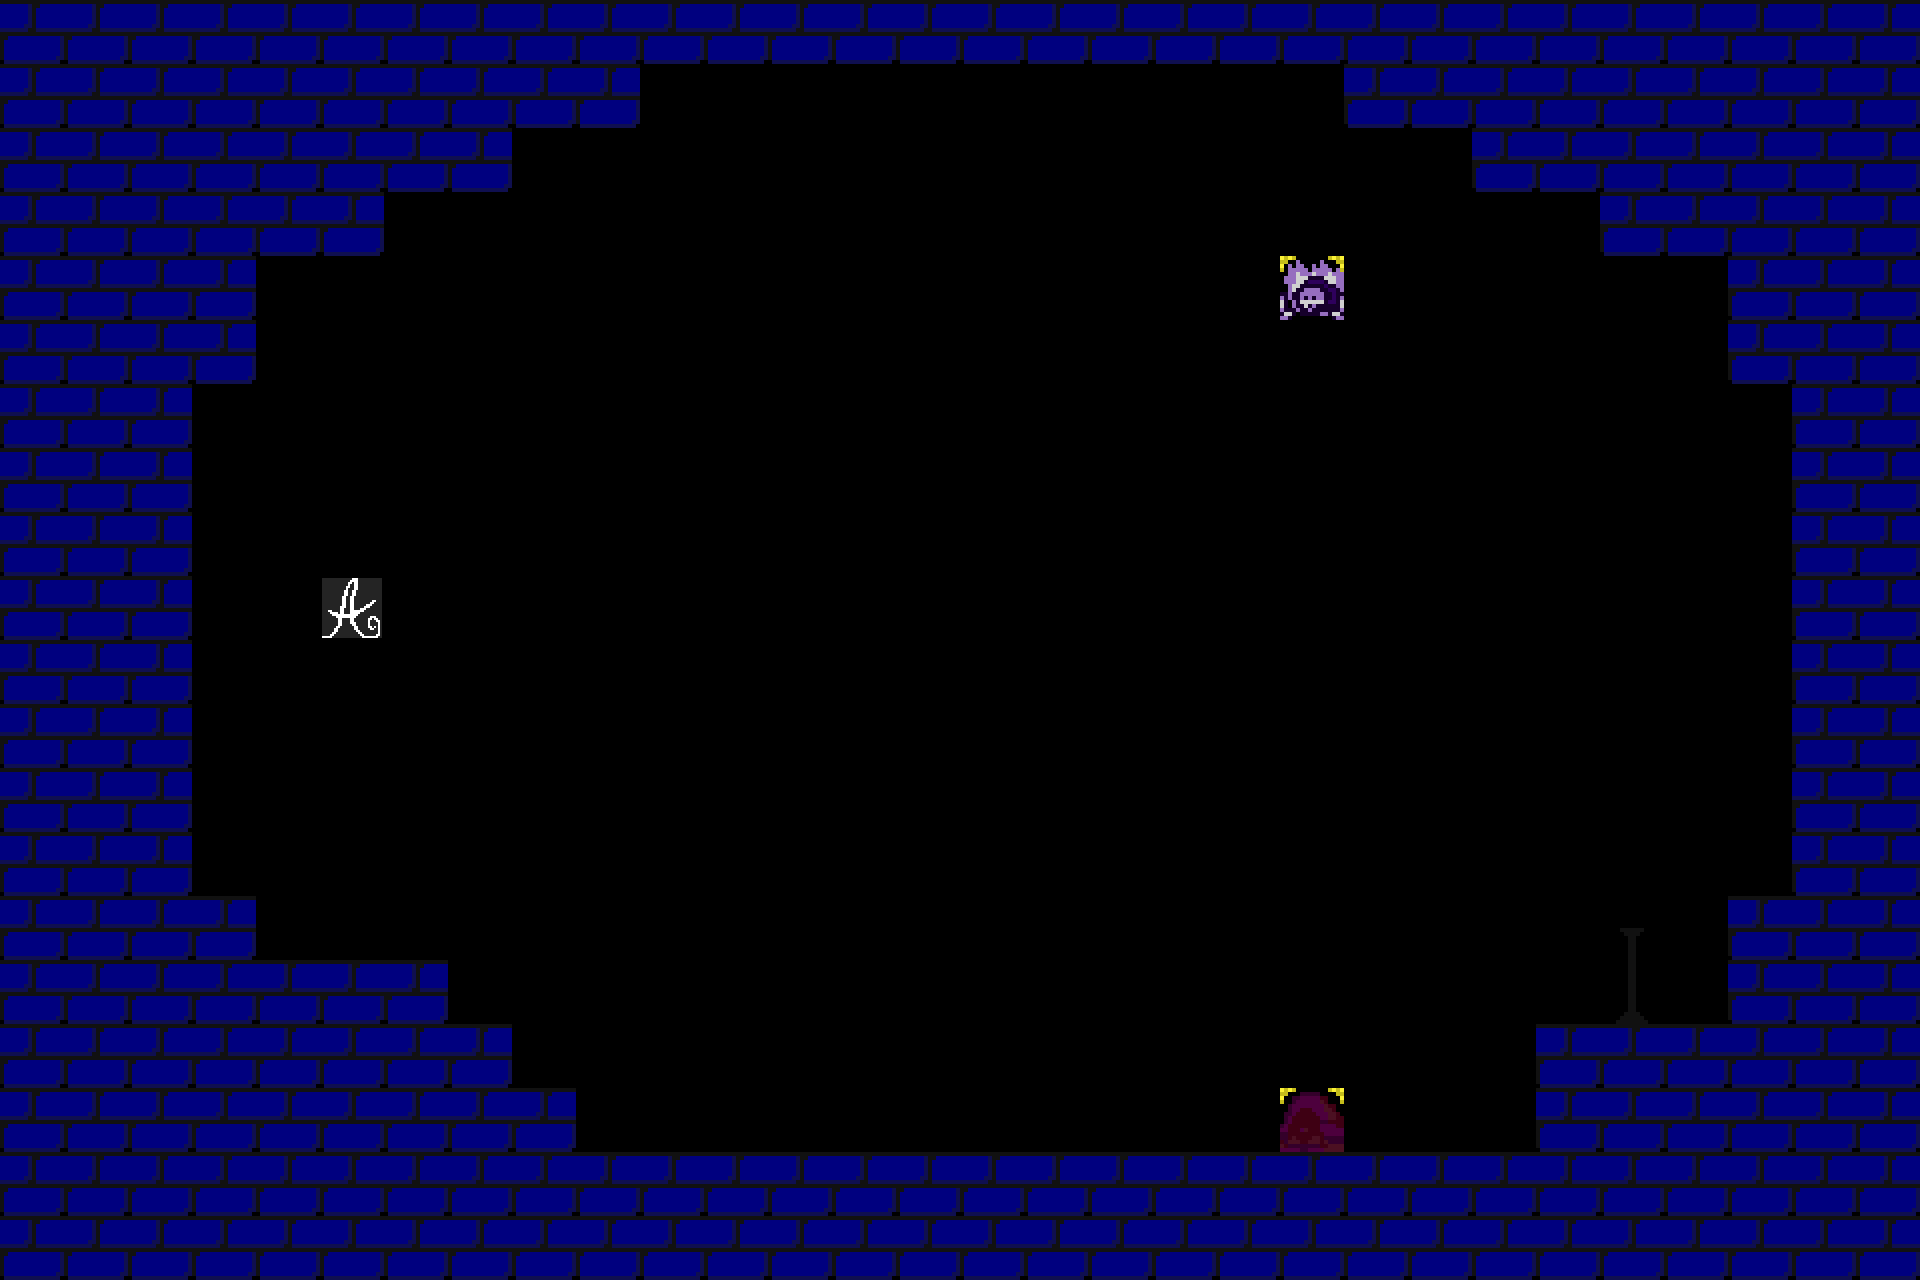

Rendered tile map (Tiled .tmx) drawn with the repository's tilesets; below, a short description and the full map source, tile grids included:
An orthogonal 30x20 tile map with 64x64 px tiles, 5 tile layers (terrain, foreground, torch, player, ...), 3 tilesets.

<map version="1.9" tiledversion="1.9.2" orientation="orthogonal" renderorder="right-down" width="30" height="20" tilewidth="64" tileheight="64" infinite="0" nextlayerid="7" nextobjectid="1">
 <tileset firstgid="1" source="Tileset.tsx" />
 <tileset firstgid="289" source="Enemy_Setup_Tiles.tsx" />
 <tileset firstgid="293" source="Player_setup_tiles.tsx" />
 <layer id="1" name="terrain" width="30" height="20">
  <data encoding="csv">
3,3,3,3,3,3,3,3,3,3,3,3,3,3,3,3,3,3,3,3,3,3,3,3,3,3,3,3,3,3,
3,3,3,3,3,3,3,3,3,3,0,0,0,0,0,0,0,0,0,0,0,3,3,3,3,3,3,3,3,3,
3,3,3,3,3,3,3,3,0,0,0,0,0,0,0,0,0,0,0,0,0,0,0,3,3,3,3,3,3,3,
3,3,3,3,3,3,0,0,0,0,0,0,0,0,0,0,0,0,0,0,0,0,0,0,0,3,3,3,3,3,
3,3,3,3,0,0,0,0,0,0,0,0,0,0,0,0,0,0,0,0,0,0,0,0,0,0,0,3,3,3,
3,3,3,3,0,0,0,0,0,0,0,0,0,0,0,0,0,0,0,0,0,0,0,0,0,0,0,3,3,3,
3,3,3,0,0,0,0,0,0,0,0,0,0,0,0,0,0,0,0,0,0,0,0,0,0,0,0,0,3,3,
3,3,3,0,0,0,0,0,0,0,0,0,0,0,0,0,0,0,0,0,0,0,0,0,0,0,0,0,3,3,
3,3,3,0,0,0,0,0,0,0,0,0,0,0,0,0,0,0,0,0,0,0,0,0,0,0,0,0,3,3,
3,3,3,0,0,0,0,0,0,0,0,0,0,0,0,0,0,0,0,0,0,0,0,0,0,0,0,0,3,3,
3,3,3,0,0,0,0,0,0,0,0,0,0,0,0,0,0,0,0,0,0,0,0,0,0,0,0,0,3,3,
3,3,3,0,0,0,0,0,0,0,0,0,0,0,0,0,0,0,0,0,0,0,0,0,0,0,0,0,3,3,
3,3,3,0,0,0,0,0,0,0,0,0,0,0,0,0,0,0,0,0,0,0,0,0,0,0,0,0,3,3,
3,3,3,0,0,0,0,0,0,0,0,0,0,0,0,0,0,0,0,0,0,0,0,0,0,0,0,0,3,3,
3,3,3,3,0,0,0,0,0,0,0,0,0,0,0,0,0,0,0,0,0,0,0,0,0,0,0,3,3,3,
3,3,3,3,3,3,3,0,0,0,0,0,0,0,0,0,0,0,0,0,0,0,0,0,0,0,0,3,3,3,
3,3,3,3,3,3,3,3,0,0,0,0,0,0,0,0,0,0,0,0,0,0,0,0,3,3,3,3,3,3,
3,3,3,3,3,3,3,3,3,0,0,0,0,0,0,0,0,0,0,0,0,0,0,0,3,3,3,3,3,3,
3,3,3,3,3,3,3,3,3,3,3,3,3,3,3,3,3,3,3,3,3,3,3,3,3,3,3,3,3,3,
3,3,3,3,3,3,3,3,3,3,3,3,3,3,3,3,3,3,3,3,3,3,3,3,3,3,3,3,3,3
</data>
 </layer>
 <layer id="6" name="foreground" width="30" height="20">
  <data encoding="csv">
0,0,0,0,0,0,0,0,0,0,0,0,0,0,0,0,0,0,0,0,0,0,0,0,0,0,0,0,0,0,
0,0,0,0,0,0,0,0,0,0,0,0,0,0,0,0,0,0,0,0,0,0,0,0,0,0,0,0,0,0,
0,0,0,0,0,0,0,0,0,0,0,0,0,0,0,0,0,0,0,0,0,0,0,0,0,0,0,0,0,0,
0,0,0,0,0,0,0,0,0,0,0,0,0,0,0,0,0,0,0,0,0,0,0,0,0,0,0,0,0,0,
0,0,0,0,0,0,0,0,0,0,0,0,0,0,0,0,0,0,0,0,0,0,0,0,0,0,0,0,0,0,
0,0,0,0,0,0,0,0,0,0,0,0,0,0,0,0,0,0,0,0,0,0,0,0,0,0,0,0,0,0,
0,0,0,0,0,0,0,0,0,0,0,0,0,0,0,0,0,0,0,0,0,0,0,0,0,0,0,0,0,0,
0,0,0,0,0,0,0,0,0,0,0,0,0,0,0,0,0,0,0,0,0,0,0,0,0,0,0,0,0,0,
0,0,0,0,0,0,0,0,0,0,0,0,0,0,0,0,0,0,0,0,0,0,0,0,0,0,0,0,0,0,
0,0,0,0,0,0,0,0,0,0,0,0,0,0,0,0,0,0,0,0,0,0,0,0,0,0,0,0,0,0,
0,0,0,0,0,0,0,0,0,0,0,0,0,0,0,0,0,0,0,0,0,0,0,0,0,0,0,0,0,0,
0,0,0,0,0,0,0,0,0,0,0,0,0,0,0,0,0,0,0,0,0,0,0,0,0,0,0,0,0,0,
0,0,0,0,0,0,0,0,0,0,0,0,0,0,0,0,0,0,0,0,0,0,0,0,0,0,0,0,0,0,
0,0,0,0,0,0,0,0,0,0,0,0,0,0,0,0,0,0,0,0,0,0,0,0,0,0,0,0,0,0,
0,0,0,0,0,0,0,0,0,0,0,0,0,0,0,0,0,0,0,0,0,0,0,0,0,0,0,0,0,0,
0,0,0,0,0,0,0,0,0,0,0,0,0,0,0,0,0,0,0,0,0,0,0,0,0,37,0,0,0,0,
0,0,0,0,0,0,0,0,0,0,0,0,0,0,0,0,0,0,0,0,0,0,0,0,0,0,0,0,0,0,
0,0,0,0,0,0,0,0,0,0,0,0,0,0,0,0,0,0,0,0,0,0,0,0,0,0,0,0,0,0,
0,0,0,0,0,0,0,0,0,0,0,0,0,0,0,0,0,0,0,0,0,0,0,0,0,0,0,0,0,0,
0,0,0,0,0,0,0,0,0,0,0,0,0,0,0,0,0,0,0,0,0,0,0,0,0,0,0,0,0,0
</data>
 </layer>
 <layer id="2" name="torch" width="30" height="20">
  <data encoding="csv">
0,0,0,0,0,0,0,0,0,0,0,0,0,0,0,0,0,0,0,0,0,0,0,0,0,0,0,0,0,0,
0,0,0,0,0,0,0,0,0,0,0,0,0,0,0,0,0,0,0,0,0,0,0,0,0,0,0,0,0,0,
0,0,0,0,0,0,0,0,0,0,0,0,0,0,0,0,0,0,0,0,0,0,0,0,0,0,0,0,0,0,
0,0,0,0,0,0,0,0,0,0,0,0,0,0,0,0,0,0,0,0,0,0,0,0,0,0,0,0,0,0,
0,0,0,0,0,0,0,0,0,0,0,0,0,0,0,0,0,0,0,0,0,0,0,0,0,0,0,0,0,0,
0,0,0,0,0,0,0,0,0,0,0,0,0,0,0,0,0,0,0,0,0,0,0,0,0,0,0,0,0,0,
0,0,0,0,0,0,0,0,0,0,0,0,0,0,0,0,0,0,0,0,0,0,0,0,0,0,0,0,0,0,
0,0,0,0,0,0,0,0,0,0,0,0,0,0,0,0,0,0,0,0,0,0,0,0,0,0,0,0,0,0,
0,0,0,0,0,0,0,0,0,0,0,0,0,0,0,0,0,0,0,0,0,0,0,0,0,0,0,0,0,0,
0,0,0,0,0,0,0,0,0,0,0,0,0,0,0,0,0,0,0,0,0,0,0,0,0,0,0,0,0,0,
0,0,0,0,0,0,0,0,0,0,0,0,0,0,0,0,0,0,0,0,0,0,0,0,0,0,0,0,0,0,
0,0,0,0,0,0,0,0,0,0,0,0,0,0,0,0,0,0,0,0,0,0,0,0,0,0,0,0,0,0,
0,0,0,0,0,0,0,0,0,0,0,0,0,0,0,0,0,0,0,0,0,0,0,0,0,0,0,0,0,0,
0,0,0,0,0,0,0,0,0,0,0,0,0,0,0,0,0,0,0,0,0,0,0,0,0,0,0,0,0,0,
0,0,0,0,0,0,0,0,0,0,0,0,0,0,0,0,0,0,0,0,0,0,0,0,0,19,0,0,0,0,
0,0,0,0,0,0,0,0,0,0,0,0,0,0,0,0,0,0,0,0,0,0,0,0,0,0,0,0,0,0,
0,0,0,0,0,0,0,0,0,0,0,0,0,0,0,0,0,0,0,0,0,0,0,0,0,0,0,0,0,0,
0,0,0,0,0,0,0,0,0,0,0,0,0,0,0,0,0,0,0,0,0,0,0,0,0,0,0,0,0,0,
0,0,0,0,0,0,0,0,0,0,0,0,0,0,0,0,0,0,0,0,0,0,0,0,0,0,0,0,0,0,
0,0,0,0,0,0,0,0,0,0,0,0,0,0,0,0,0,0,0,0,0,0,0,0,0,0,0,0,0,0
</data>
 </layer>
 <layer id="3" name="player" width="30" height="20">
  <data encoding="csv">
0,0,0,0,0,0,0,0,0,0,0,0,0,0,0,0,0,0,0,0,0,0,0,0,0,0,0,0,0,0,
0,0,0,0,0,0,0,0,0,0,0,0,0,0,0,0,0,0,0,0,0,0,0,0,0,0,0,0,0,0,
0,0,0,0,0,0,0,0,0,0,0,0,0,0,0,0,0,0,0,0,0,0,0,0,0,0,0,0,0,0,
0,0,0,0,0,0,0,0,0,0,0,0,0,0,0,0,0,0,0,0,0,0,0,0,0,0,0,0,0,0,
0,0,0,0,0,0,0,0,0,0,0,0,0,0,0,0,0,0,0,0,0,0,0,0,0,0,0,0,0,0,
0,0,0,0,0,0,0,0,0,0,0,0,0,0,0,0,0,0,0,0,0,0,0,0,0,0,0,0,0,0,
0,0,0,0,0,0,0,0,0,0,0,0,0,0,0,0,0,0,0,0,0,0,0,0,0,0,0,0,0,0,
0,0,0,0,0,0,0,0,0,0,0,0,0,0,0,0,0,0,0,0,0,0,0,0,0,0,0,0,0,0,
0,0,0,0,0,0,0,0,0,0,0,0,0,0,0,0,0,0,0,0,0,0,0,0,0,0,0,0,0,0,
0,0,0,0,0,293,0,0,0,0,0,0,0,0,0,0,0,0,0,0,0,0,0,0,0,0,0,0,0,0,
0,0,0,0,0,0,0,0,0,0,0,0,0,0,0,0,0,0,0,0,0,0,0,0,0,0,0,0,0,0,
0,0,0,0,0,0,0,0,0,0,0,0,0,0,0,0,0,0,0,0,0,0,0,0,0,0,0,0,0,0,
0,0,0,0,0,0,0,0,0,0,0,0,0,0,0,0,0,0,0,0,0,0,0,0,0,0,0,0,0,0,
0,0,0,0,0,0,0,0,0,0,0,0,0,0,0,0,0,0,0,0,0,0,0,0,0,0,0,0,0,0,
0,0,0,0,0,0,0,0,0,0,0,0,0,0,0,0,0,0,0,0,0,0,0,0,0,0,0,0,0,0,
0,0,0,0,0,0,0,0,0,0,0,0,0,0,0,0,0,0,0,0,0,0,0,0,0,0,0,0,0,0,
0,0,0,0,0,0,0,0,0,0,0,0,0,0,0,0,0,0,0,0,0,0,0,0,0,0,0,0,0,0,
0,0,0,0,0,0,0,0,0,0,0,0,0,0,0,0,0,0,0,0,0,0,0,0,0,0,0,0,0,0,
0,0,0,0,0,0,0,0,0,0,0,0,0,0,0,0,0,0,0,0,0,0,0,0,0,0,0,0,0,0,
0,0,0,0,0,0,0,0,0,0,0,0,0,0,0,0,0,0,0,0,0,0,0,0,0,0,0,0,0,0
</data>
 </layer>
 <layer id="4" name="enemy" width="30" height="20">
  <data encoding="csv">
0,0,0,0,0,0,0,0,0,0,0,0,0,0,0,0,0,0,0,0,0,0,0,0,0,0,0,0,0,0,
0,0,0,0,0,0,0,0,0,0,0,0,0,0,0,0,0,0,0,0,0,0,0,0,0,0,0,0,0,0,
0,0,0,0,0,0,0,0,0,0,0,0,0,0,0,0,0,0,0,0,0,0,0,0,0,0,0,0,0,0,
0,0,0,0,0,0,0,0,0,0,0,0,0,0,0,0,0,0,0,0,0,0,0,0,0,0,0,0,0,0,
0,0,0,0,0,0,0,0,0,0,0,0,0,0,0,0,0,0,0,0,291,0,0,0,0,0,0,0,0,0,
0,0,0,0,0,0,0,0,0,0,0,0,0,0,0,0,0,0,0,0,0,0,0,0,0,0,0,0,0,0,
0,0,0,0,0,0,0,0,0,0,0,0,0,0,0,0,0,0,0,0,0,0,0,0,0,0,0,0,0,0,
0,0,0,0,0,0,0,0,0,0,0,0,0,0,0,0,0,0,0,0,0,0,0,0,0,0,0,0,0,0,
0,0,0,0,0,0,0,0,0,0,0,0,0,0,0,0,0,0,0,0,0,0,0,0,0,0,0,0,0,0,
0,0,0,0,0,0,0,0,0,0,0,0,0,0,0,0,0,0,0,0,0,0,0,0,0,0,0,0,0,0,
0,0,0,0,0,0,0,0,0,0,0,0,0,0,0,0,0,0,0,0,0,0,0,0,0,0,0,0,0,0,
0,0,0,0,0,0,0,0,0,0,0,0,0,0,0,0,0,0,0,0,0,0,0,0,0,0,0,0,0,0,
0,0,0,0,0,0,0,0,0,0,0,0,0,0,0,0,0,0,0,0,0,0,0,0,0,0,0,0,0,0,
0,0,0,0,0,0,0,0,0,0,0,0,0,0,0,0,0,0,0,0,0,0,0,0,0,0,0,0,0,0,
0,0,0,0,0,0,0,0,0,0,0,0,0,0,0,0,0,0,0,0,0,0,0,0,0,0,0,0,0,0,
0,0,0,0,0,0,0,0,0,0,0,0,0,0,0,0,0,0,0,0,0,0,0,0,0,0,0,0,0,0,
0,0,0,0,0,0,0,0,0,0,0,0,0,0,0,0,0,0,0,0,0,0,0,0,0,0,0,0,0,0,
0,0,0,0,0,0,0,0,0,0,0,0,0,0,0,0,0,0,0,0,289,0,0,0,0,0,0,0,0,0,
0,0,0,0,0,0,0,0,0,0,0,0,0,0,0,0,0,0,0,0,0,0,0,0,0,0,0,0,0,0,
0,0,0,0,0,0,0,0,0,0,0,0,0,0,0,0,0,0,0,0,0,0,0,0,0,0,0,0,0,0
</data>
 </layer>
</map>
